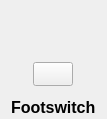
<?xml version="1.0" encoding="UTF-8"?>
<ui version="4.0">
 <class>FootswitchComponent</class>
 <widget class="QWidget" name="FootswitchComponent">
  <property name="geometry">
   <rect>
    <x>0</x>
    <y>0</y>
    <width>101</width>
    <height>119</height>
   </rect>
  </property>
  <property name="windowTitle">
   <string>FootswitchComponent</string>
  </property>
  <layout class="QVBoxLayout" name="verticalLayout">
   <property name="spacing">
    <number>10</number>
   </property>
   <property name="topMargin">
    <number>0</number>
   </property>
   <property name="bottomMargin">
    <number>0</number>
   </property>
   <item>
    <widget class="QWidget" name="footswitch_editbox_placeholder" native="true">
     <property name="sizePolicy">
      <sizepolicy hsizetype="Fixed" vsizetype="Fixed">
       <horstretch>0</horstretch>
       <verstretch>0</verstretch>
      </sizepolicy>
     </property>
     <property name="minimumSize">
      <size>
       <width>0</width>
       <height>22</height>
      </size>
     </property>
    </widget>
   </item>
   <item alignment="Qt::AlignHCenter">
    <widget class="QLineEdit" name="footswitch_editbox">
     <property name="enabled">
      <bool>false</bool>
     </property>
     <property name="sizePolicy">
      <sizepolicy hsizetype="Fixed" vsizetype="Fixed">
       <horstretch>0</horstretch>
       <verstretch>0</verstretch>
      </sizepolicy>
     </property>
     <property name="maximumSize">
      <size>
       <width>60</width>
       <height>16777215</height>
      </size>
     </property>
     <property name="frame">
      <bool>false</bool>
     </property>
     <property name="alignment">
      <set>Qt::AlignCenter</set>
     </property>
    </widget>
   </item>
   <item alignment="Qt::AlignHCenter">
    <widget class="FootswitchWidget" name="footswitch_widget">
     <property name="sizePolicy">
      <sizepolicy hsizetype="Preferred" vsizetype="Preferred">
       <horstretch>0</horstretch>
       <verstretch>0</verstretch>
      </sizepolicy>
     </property>
     <property name="minimumSize">
      <size>
       <width>0</width>
       <height>0</height>
      </size>
     </property>
     <property name="maximumSize">
      <size>
       <width>16777215</width>
       <height>16777215</height>
      </size>
     </property>
     <property name="text">
      <string/>
     </property>
     <property name="checkable">
      <bool>true</bool>
     </property>
     <property name="autoDefault">
      <bool>false</bool>
     </property>
     <property name="default">
      <bool>false</bool>
     </property>
     <property name="flat">
      <bool>false</bool>
     </property>
    </widget>
   </item>
   <item alignment="Qt::AlignHCenter">
    <widget class="EditableLabelWidget" name="footswitch_name">
     <property name="font">
      <font>
       <pointsize>12</pointsize>
       <bold>true</bold>
      </font>
     </property>
     <property name="text">
      <string>Footswitch</string>
     </property>
    </widget>
   </item>
  </layout>
 </widget>
 <customwidgets>
  <customwidget>
   <class>EditableLabelWidget</class>
   <extends>QLabel</extends>
   <header>pyfx.widgets.editable_label_widget</header>
  </customwidget>
  <customwidget>
   <class>FootswitchWidget</class>
   <extends>QPushButton</extends>
   <header>pyfx.widgets.footswitch_widget</header>
  </customwidget>
 </customwidgets>
 <resources/>
 <connections/>
</ui>
